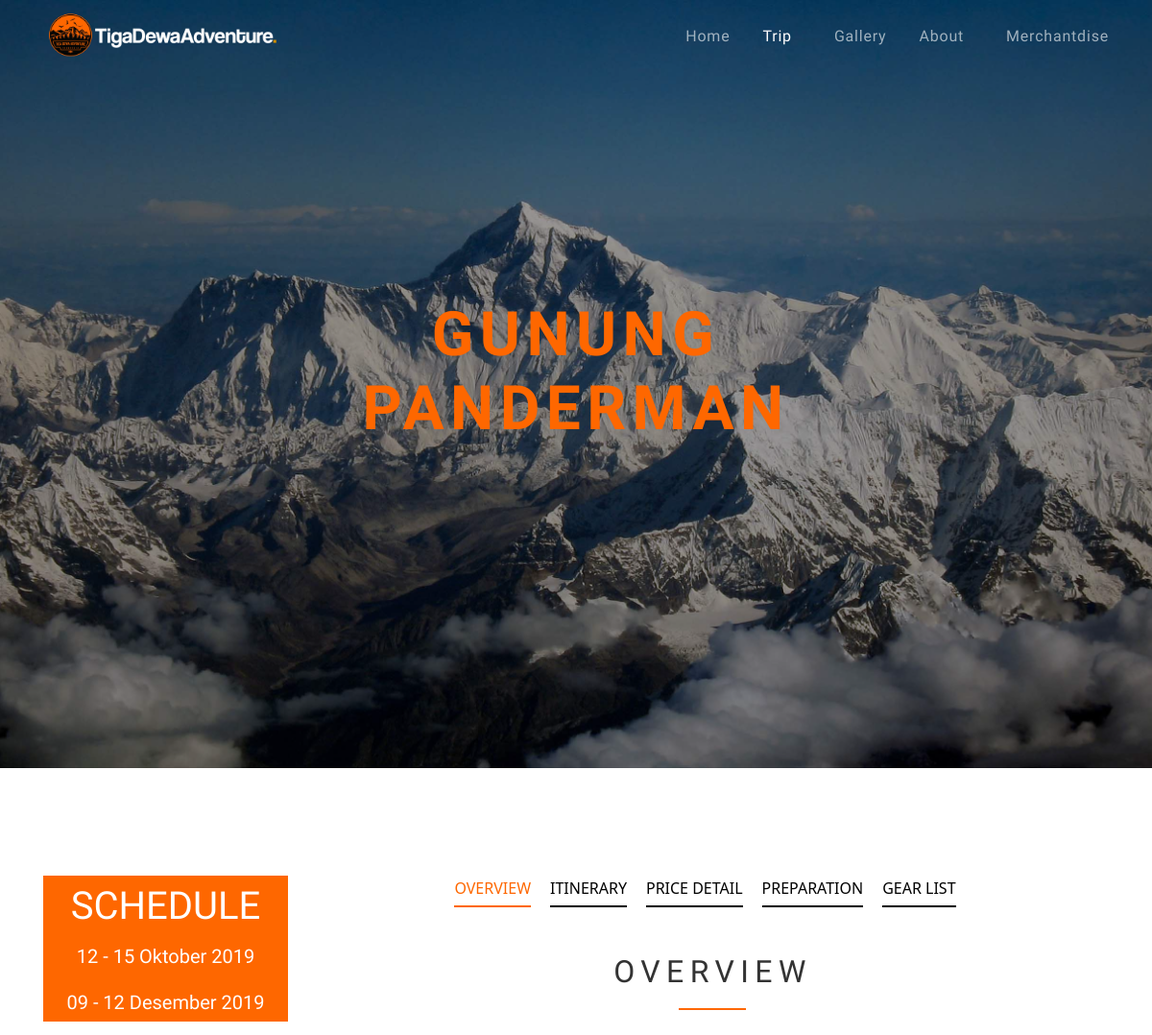
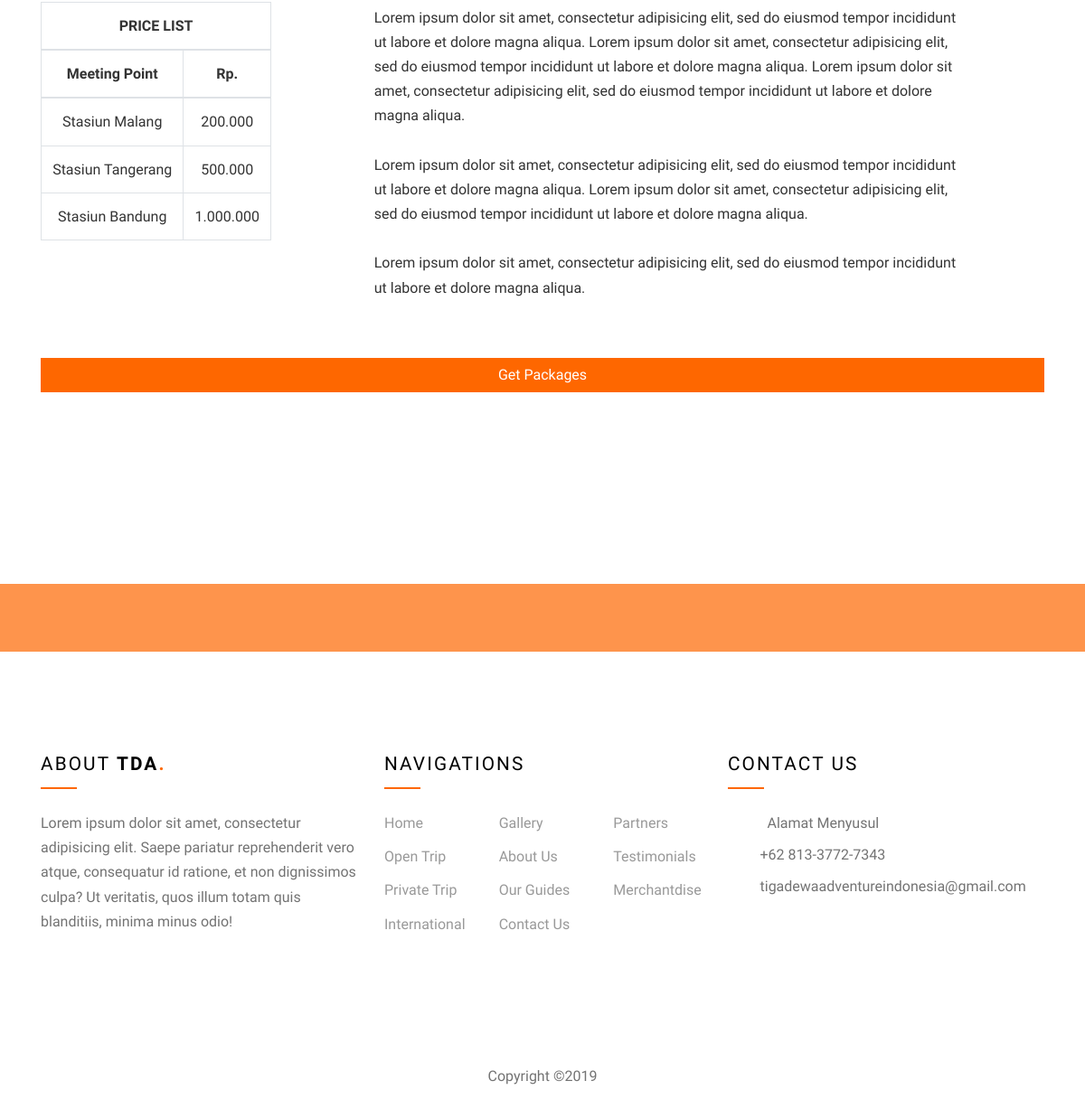
Screenshot of /index.php/OpenTrip/Detail/22227 with the database file from the repository (2 pictures, top to bottom).
### tables this page shows
CREATE TABLE `opentrip` (
  `id_opentrip` int(11) NOT NULL,
  `OtripName` varchar(150) NOT NULL,
  `overview` text NOT NULL,
  `preparation` text NOT NULL,
  `tripImages` varchar(200) NOT NULL,
  `include` text NOT NULL,
  `exclude` text NOT NULL,
  `day1` text,
  `day2` text,
  `day3` text,
  `day4` text,
  `day5` text,
  `day6` text,
  `day7` text,
  `day8` text,
  `day9` text,
  `day10` text,
  `day11` text,
  `day12` text,
  `day13` text,
  `day14` text,
  `day15` text,
  `day16` text,
  `day17` text,
  `day18` text,
  `day19` text,
  `day20` text,
  `day21` text,
  `day22` text,
  `day23` text,
  `day24` text,
  `day25` text,
  `day26` text,
  `day27` text,
  `day28` text,
  `day29` text,
  `day30` text
);

CREATE TABLE `schedule` (
  `id_schedule` int(11) NOT NULL,
  `scheduleDate` varchar(50) NOT NULL,
  `ot_id` int(11) DEFAULT NULL,
  `pt_id` int(11) DEFAULT NULL,
  `it_id` int(11) DEFAULT NULL,
  `slot` int(11) NOT NULL
);

CREATE TABLE `pricing` (
  `id_pricing` int(11) NOT NULL,
  `id_ot` int(11) DEFAULT NULL,
  `id_it` int(11) DEFAULT NULL,
  `id_pt` int(11) DEFAULT NULL,
  `meetingPoint` varchar(100) NOT NULL,
  `price` varchar(50) NOT NULL
);

### application/controllers/OpenTrip.php (called while the page is built, shortened)
<?php
class OpenTrip extends CI_Controller
{
  public function __construct()
  {
    $this->load->library('session');
    $this->load->library('form_validation');
    $this->load->model('OpenTrip_model');
  }
  public function detail($id_opentrip)
  {
    $data['price'] = $this->OpenTrip_model->get_price($id_opentrip);
    $data['schedule'] = $this->OpenTrip_model->get_schedule($id_opentrip);
    $data['sch'] = $this->OpenTrip_model->get_sch($id_opentrip);
    $data['detail'] = $this->OpenTrip_model->get_detail($id_opentrip);
    $this->load->view('user/opentrip_detail', $data);
  }
}

### index.php (called while the page is built, shortened)
<?php
require_once BASEPATH.'core/CodeIgniter.php';

### application/models/OpenTrip_model.php (called while the page is built, shortened)
<?php
class OpenTrip_model extends CI_Model {
  public function get_detail($id_opentrip)
  {
    return $this->db->where('id_opentrip', $id_opentrip)
                    ->get('opentrip')->result();
  }
  public function get_sch($id_opentrip)
  {
    return $this->db->where('ot_id', $id_opentrip)
                    ->get('schedule')->result();
  }
  public function get_price($id_opentrip)
  {
    return $this->db->where('id_ot', $id_opentrip)->get('pricing')->result();
  }
}

### application/views/user/opentrip_detail.php (the view, shortened to what this page needs)
<!DOCTYPE html>
<html lang="en">
<head>
    <link rel="stylesheet" href="<?=base_url()?>assets/fonts/icomoon/style.css">
    <link rel="stylesheet" href="<?=base_url()?>assets/css/bootstrap.min.css">
    <link rel="stylesheet" href="<?=base_url()?>assets/css/magnific-popup.css">
    <link rel="stylesheet" href="<?=base_url()?>assets/css/jquery-ui.css">
    <link rel="stylesheet" href="<?=base_url()?>assets/css/owl.carousel.min.css">
    <link rel="stylesheet" href="<?=base_url()?>assets/css/owl.theme.default.min.css">
    <link rel="stylesheet" href="<?=base_url()?>assets/css/bootstrap-datepicker.css">
    <link rel="stylesheet" href="<?=base_url()?>assets/css/mediaelementplayer.css">
    <link rel="stylesheet" href="<?=base_url()?>assets/css/animate.css">
    <link rel="stylesheet" href="<?=base_url()?>assets/fonts/flaticon/font/flaticon.css">
    <link rel="stylesheet" href="<?=base_url()?>assets/css/fl-bigmug-line.css">
    <link rel="stylesheet" href="<?=base_url()?>assets/https://use.fontawesome.com/releases/v5.6.3/css/all.css">
    <link rel="stylesheet" href="<?=base_url()?>assets/css/aos.css">
    <link rel="stylesheet" href="<?=base_url()?>assets/css/style.css">
</head>
<body>
<div class="site-wrap">
    <nav class="site-navbar">
        <div class="container py-1">
        <div class="row align-items-center">
            <div class="col-8 col-md-8 col-lg-4">
            <a href="<?=base_url();?>index.php/Home">
                <img src="<?=base_url()?>assets/images/tigadewa1.png" style="width: 250px;">
            </a>
            </div>
            <div class="col-4 col-md-4 col-lg-8">
            <nav class="site-navigation text-right text-md-right" role="navigation">
                <ul class="site-menu js-clone-nav d-none d-lg-block">
                <li>
                    <a href="<?=base_url();?>index.php/Home">Home</a>
                </li>
                <li class="has-children active">
                    <a href="#">Trip</a>
                </li>
                <li><a href="<?=base_url()?>index.php/Gallery">Gallery</a></li>
                <li class="has-children">
                <a href="#">About</a>
              </li>
              <li><a href="<?=base_url()?>index.php/Merchantdise">Merchantdise</a></li>
                </ul>
            </nav>
            </div>
        </div>
        </div>
    </nav>
    </div>
    <div class="site-blocks-cover overlay" style="background-image: url('<?=base_url()?>assets/images/mount7.jpg');" data-aos="fade" data-stellar-background-ratio="0.5" data-aos="fade">
    <div class="container">
        <div class="row align-items-center justify-content-center">
        <div class="col-md-8 text-center" data-aos="fade-up" data-aos-delay="200">
            <?php
                foreach ($detail as $d) {
                    echo '
                        <h1 class="mb-4" style="color: #fe6700; font-weight: bold;">'.$d->OtripName.'</h1>
                    ';
                }
            ?>
        </div>
        </div>
    </div>
    </div>
    <div class="site-section">
    <div class="container">
        <div class="row">
        <div class="col-md-12 col-lg-3">
            <div id="schedule" style="display: block; background-color: #fe6700;">
                <div class="text-white text-center">
                <h1 class="pt-2">SCHEDULE</h1>
                    <?php
                        foreach ($sch as $s) {
                            if ($s->slot != 0) {
                                echo '
                                    <h5 class="pt-2 pb-2">'.$s->scheduleDate.'</h5>
                                ';
                            } else {
                                echo '
                                    <h5 class="pt-2 pb-2">'.$s->scheduleDate.' (closed)</h5>
                                ';
                            }
                        }
                    ?>
                </div>
            </div>
            <div id="priceList" class="mt-3" style="display: block;">
                <table class="table table-bordered text-center">
                    <thead>
                        <tr>
                            <th colspan="2">PRICE LIST</th>
                        </tr>
                        <tr>
                            <th>Meeting Point</th>
                            <th>Rp.</th>
                        </tr>
                    </thead>
                    <tbody>
                        <?php
                            foreach ($price as $p) {
                                echo '
                                    <tr>
                                        <td>'.$p->meetingPoint.'</td>
                                        <td>'.$p->price.'</td>
                                    </tr>
                                ';
                            }
                        ?>
                    </tbody>
                </table>
            </div>
        </div>
        <div class="col-md-12 col-lg-9">
        <div id="detailPack" class="container" style=" display: block;">
            <ul class="list-inline text-center">
            <li id="overview" class="list-inline-item mr-3 c-point" onclick="overview()"
                style="border-bottom: 2px solid #fe6700; color: #fe6700">
                <h6 class="text-center">OVERVIEW</h6>
            </li>
            <li id="itinerary" class="list-inline-item mr-3 c-point" onclick="itinerary()"
                style="border-bottom: 2px solid #000; color: #000;">
                <h6 class="text-center">ITINERARY</h6>
            </li>
            <li id="priceDetail" class="list-inline-item mr-3 c-point"
                style="border-bottom: 2px solid #000; color: #000;">
                <h6 class="text-center" onclick="priceDetail()">PRICE DETAIL</h6>
            </li>
            <li id="preparation" class="list-inline-item mr-3 c-point"
                style="border-bottom: 2px solid #000; color: #000;">
                <h6 class="text-center" onclick="preparation()">PREPARATION</h6>
            </li>
            <li id="gearList" class="list-inline-item mr-3 c-point"
                style="border-bottom: 2px solid #000; color: #000;">
                <h6 class="text-center" onclick="gearList()">GEAR LIST</h6>
            </li>
            </ul>
        </div>
        <div id="overviewContent" class="container mt-5" style="display: block;">
            <div class="row mt-5">
            <div class="col-md-10 site-section-heading mb-3 text-center w-border col-md-6 mx-auto">
                <h2 class="mb-3">OVERVIEW</h2>
            </div>
            <div class="container">
                <div class="row justify-content-center">
                    <div class="col-md-10">
                        <?php
                            foreach ($detail as $d) {
                                echo '
                                    <p style="float: left;">'.$d->overview.'</p>
                                ';
                            }
                        ?>
                    </div>
                </div>
            </div>
            </div>
        </div>
        </div>
        </div>
    </div>
    <div id="btnRegist" class="container mt-5" style="display: block;">
        <div class="row justify-content-center">
            <div class="col-md-12">
            <button onclick="registration()" class="btn btn-orange" style="width: 100%">Get Packages</button>
            </div>
        </div>
    </div>
    </div>
    <div class="bg-prm" style="margin-top: 100px;">
  <div class="container">
    <div class="row text-center">
      <a target="_blank" href="https://www.instagram.com/tigadewaadventureindonesia/" class="col-6 text-center py-4 social-icon d-block"><span class="icon-instagram text-white"></span></a>
      <a target="_blank" href="https://api.whatsapp.com/send?phone=6281216012160" class="col-6 text-center py-4 social-icon d-block"><span class="icon-whatsapp text-white"></span></a>
    </div>
  </div>
</div>
<footer class="site-footer">
  <div class="container">
    <div class="row">
      <div class="col-lg-4">
        <div class="mb-5">
          <h3 class="footer-heading mb-4">About <strong>TDA<span class="text-cklt">.</span></strong></h3>
          <p>Lorem ipsum dolor sit amet, consectetur adipisicing elit. Saepe pariatur reprehenderit vero atque, consequatur id ratione, et non dignissimos culpa? Ut veritatis, quos illum totam quis blanditiis, minima minus odio!</p>
        </div>
      </div>
      <div class="col-lg-4 mb-4 mb-lg-0">
        <div class="row mb-3">
          <div class="col-md-12">
            <h3 class="footer-heading mb-4">Navigations</h3>
          </div>
          <div class="col-md-6 col-lg-4">
            <ul class="list-unstyled">
              <li><a href="<?=base_url()?>index.php/Home">Home</a></li>
              <li><a href="<?=base_url()?>index.php/OpenTrip">Open Trip</a></li>
              <li><a href="<?=base_url()?>index.php/PrivateTrip">Private Trip</a></li>
              <li><a href="<?=base_url()?>index.php/InternationalTrip">International</a></li>
            </ul>
          </div>
          <div class="col-md-6 col-lg-4">
            <ul class="list-unstyled">
              <li><a href="<?=base_url()?>index.php/Gallery">Gallery</a></li>
              <li><a href="<?=base_url()?>index.php/About/aboutus">About Us</a></li>
              <li><a href="<?=base_url()?>index.php/About/ourguides">Our Guides</a></li>
              <li><a href="<?=base_url()?>index.php/About/contactus">Contact Us</a></li>
            </ul>
          </div>
          <div class="col-md-6 col-lg-4">
            <ul class="list-unstyled">
              <li><a href="<?=base_url()?>index.php/About/partners">Partners</a></li>
              <li><a href="<?=base_url()?>index.php/About/testimonials">Testimonials</a></li>
              <li><a href="<?=base_url()?>index.php/Merchantdise">Merchantdise</a></li>
            </ul>
          </div>
        </div>
      </div>
      <div class="col-lg-4">
        <h3 class="footer-heading mb-4">Contact Us</h3>
        <div class="row">
          <div class="col-md-10">
            <span class="icon-map-marker d-inline" style="font-size: 20px"></span>
            <p class="d-inline pl-4">Alamat Menyusul</p>
          </div>
          <div class="col-md-10 mt-2">
            <span class="icon-phone d-inline" style="font-size: 20px"></span>
            <p class="d-inline pl-3">+62 813-3772-7343</p>
          </div>
          <div class="col-md-12 mt-2">
            <span class="icon-envelope d-inline" style="font-size: 20px"></span>
            <p class="d-inline pl-3">tigadewaadventureindonesia@gmail.com</p>
          </div>
        </div>
      </div>
      </div>
    </div>
    <div class="row pt-5 mt-5 text-center">
      <div class="col-md-12">
        <p>
        Copyright &copy;<script data-cfasync="false" src="/cdn-cgi/scripts/5c5dd728/cloudflare-static/email-decode.min.js"></script><script>document.write(new Date().getFullYear());</script>
        </p>
      </div>
    </div>
</footer>
</body>
</html>

### rows the page displays
opentrip: OtripName "GUNUNG PANDERMAN", overview "Lorem ipsum dolor sit amet, consectetur adipisicing elit, sed do eiusmod tempor incididunt ut labore et dolore magna aliqua. Lorem ipsum dolor sit amet, consectetur adipisicing elit, sed do eiusmod tempor incididunt ut labore et dolore magna aliqua. Lorem ipsum dolor sit amet, consectetur adipisicing elit, sed do eiusmod tempor incididunt ut labore et dolore magna aliqua. Lorem ipsum dolor sit amet, consectetur adipisicing elit, sed do eiusmod tempor incididunt ut labore et dolore magna aliqua. Lorem ipsum dolor sit amet, consectetur adipisicing elit, sed do eiusmod tempor incididunt ut labore et dolore magna aliqua. Lorem ipsum dolor sit amet, consectetur adipisicing elit, sed do eiusmod…"
schedule: scheduleDate "12 - 15 Oktober 2019"
schedule: scheduleDate "09 - 12 Desember 2019"
pricing: meetingPoint "Stasiun Malang", price "200.000"
pricing: meetingPoint "Stasiun Tangerang", price "500.000"
pricing: meetingPoint "Stasiun Bandung", price "1.000.000"
